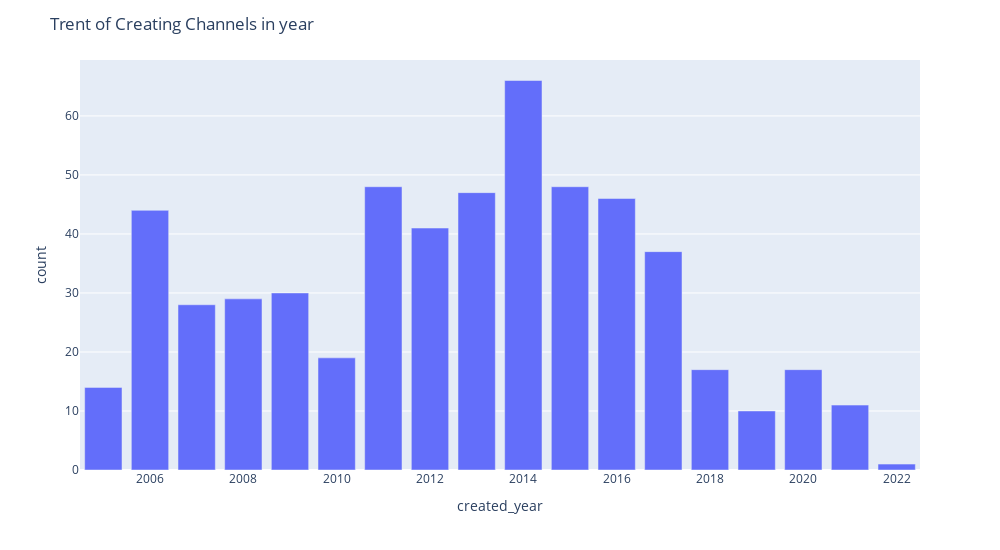

The notebook cell saved with this chart:
### Code cell
fig=px.bar(chanel_in_year,x='created_year',y='count')
fig.update_layout(width=1000,height=550,title='Trent of Creating Channels in year')

### Figure 1 — Plotly figure (JSON) as saved in the notebook; plotly's stock layout.template omitted (floating-point values rounded to 4 significant figures)
{"data": [{"alignmentgroup": "True", "hovertemplate": "created_year=%{x}<br>count=%{y}<extra></extra>", "legendgroup": "", "marker": {"color": "#636efa", "pattern": {"shape": ""}}, "name": "", "offsetgroup": "", "orientation": "v", "showlegend": false, "textposition": "auto", "type": "bar", "x": [2014, 2011, 2015, 2013, 2016, 2006, 2012, 2017, 2009, 2008, 2007, 2010, 2018, 2020, 2005, 2021, 2019, 2022], "xaxis": "x", "y": [66, 48, 48, 47, 46, 44, 41, 37, 30, 29, 28, 19, 17, 17, 14, 11, 10, 1], "yaxis": "y"}], "layout": {"barmode": "relative", "height": 550, "legend": {"tracegroupgap": 0}, "margin": {"t": 60}, "title": {"text": "Trent of Creating Channels in year"}, "width": 1000, "xaxis": {"anchor": "y", "autorange": true, "domain": [0, 1], "range": [2004.0, 2022.0], "title": {"text": "created_year"}, "type": "linear"}, "yaxis": {"anchor": "x", "autorange": true, "domain": [0, 1], "range": [0, 69.47], "title": {"text": "count"}, "type": "linear"}}}
